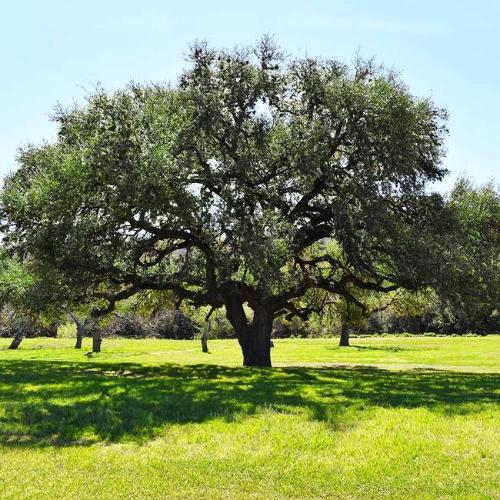
#> input picture test_image.jpg, 500 x 500 px
$ python -i image_compression_by_seam_carving.py   (imports and definitions only)
#> lines starting #> are read from the running program, lines starting #| are printed output that depends on the picture
import numpy as np
from scipy.ndimage import sobel
from PIL import Image

def calculate_energy(image_path):
    # Load image
#> called with image_path = 'test_image.jpg'
    img = Image.open(image_path)
#> img is the input picture: PIL image 500x500 RGB; mean R, G, B 127.7, 141.4, 99.2
    img = img.convert("RGB")
    img_array = np.array(img, dtype=float)

    # Calculate the Sobel gradient for each channel
    energy_map = np.zeros((img_array.shape[0], img_array.shape[1]))

    for channel in range(3):  # R, G, B channels
        sobel_x = sobel(img_array[:, :, channel], axis=0)  # Horizontal gradient
        sobel_y = sobel(img_array[:, :, channel], axis=1)  # Vertical gradient
        energy_map += np.hypot(sobel_x, sobel_y)  # Combine gradients
#> this loop made 3 passes
#> pass 1, in calculate_energy, `sobel_x = sobel(img_array[:, :, channel], axis=0)`:
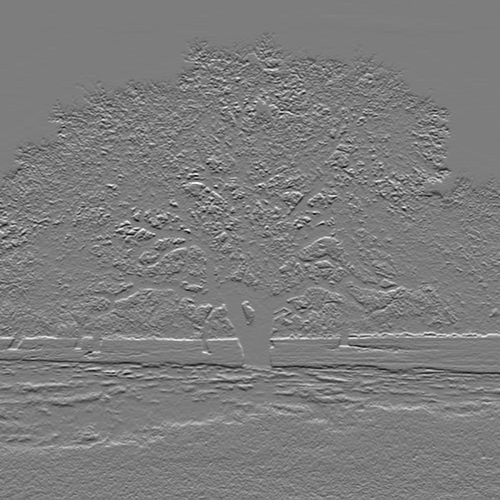
#> sobel_x: shape (500, 500) float64; min -859, max 889, mean -0.3; drawn with min black and max white
#> pass 1, in calculate_energy, `sobel_y = sobel(img_array[:, :, channel], axis=1)`:
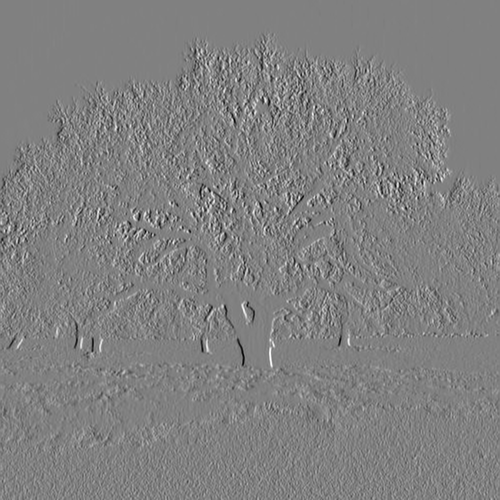
#> sobel_y: shape (500, 500) float64; min -892, max 874, mean -0.1; drawn with min black and max white
#> pass 1, in calculate_energy, `energy_map += np.hypot(sobel_x, sobel_y)`:
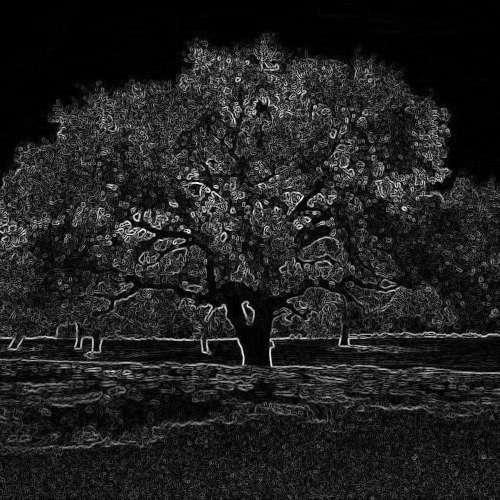
#> energy_map: shape (500, 500) float64; min 0, max 935.4, mean 120.6; drawn with min black and max white

    return energy_map

# print(np.shape(calculate_energy("test_image.jpg")))

# [88 lines left out: functions find_optimal_seam, remove_seam, not called in this run]


# [2 lines not run here, left out]

>>> result = calculate_energy('test_image.jpg')
